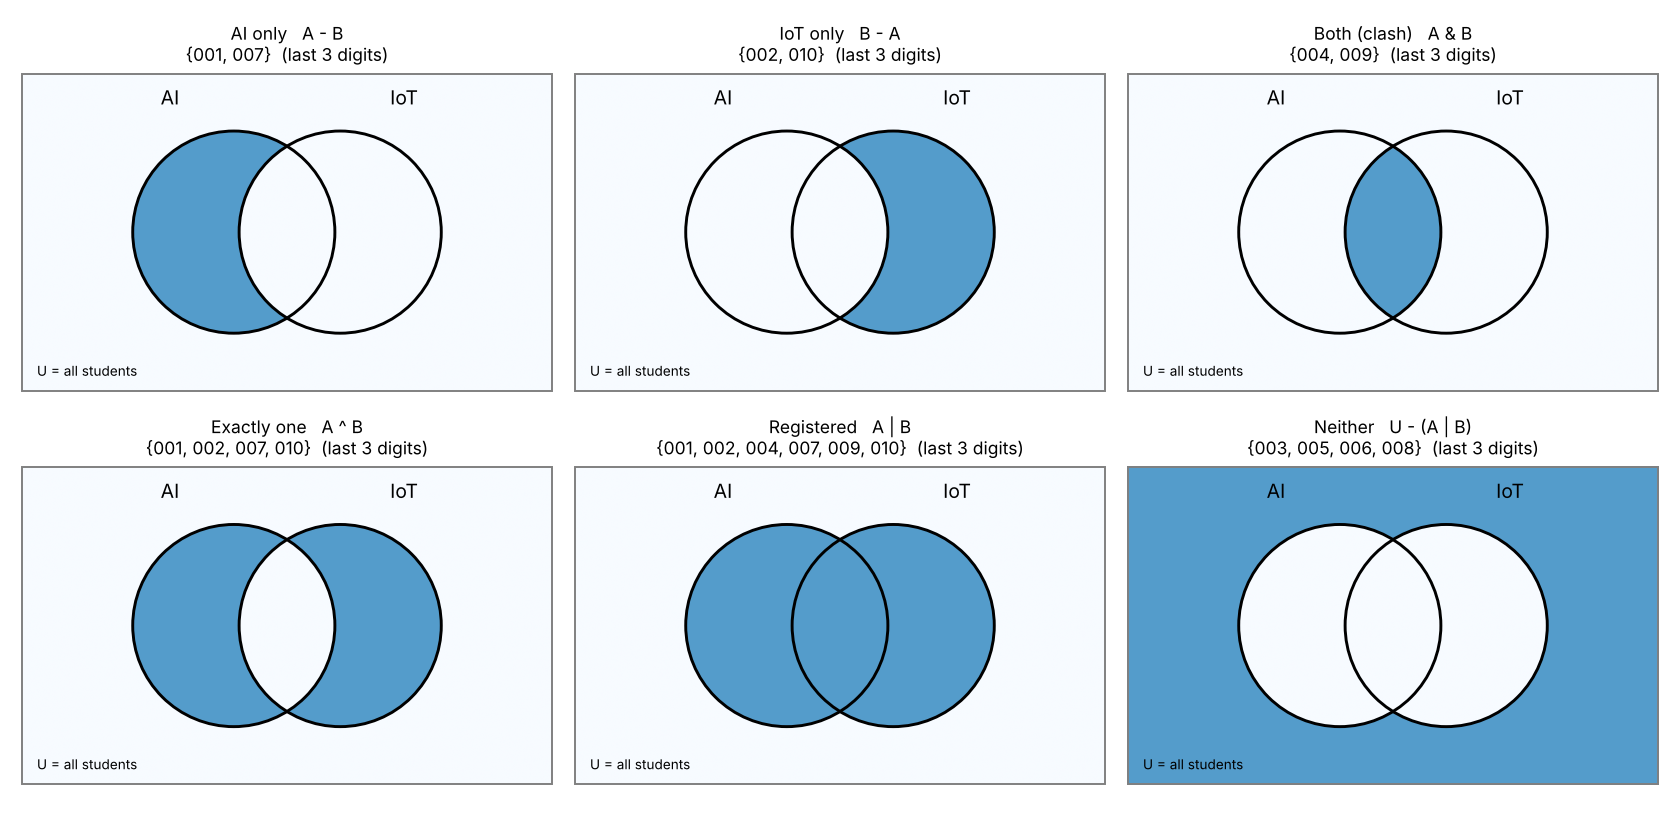

This figure's Python source:
"""Venn diagrams for each result of Q4 -> venn_diagrams.png"""
import numpy as np
import matplotlib
matplotlib.use("Agg")
import matplotlib.pyplot as plt

x, y = np.meshgrid(np.linspace(0, 10, 600), np.linspace(0, 6, 360))
A = (x - 4) ** 2 + (y - 3) ** 2 <= 1.9 ** 2
B = (x - 6) ** 2 + (y - 3) ** 2 <= 1.9 ** 2
panels = [("AI only   A - B", A & ~B, "{001, 007}"), ("IoT only   B - A", B & ~A, "{002, 010}"),
          ("Both (clash)   A & B", A & B, "{004, 009}"), ("Exactly one   A ^ B", A ^ B, "{001, 002, 007, 010}"),
          ("Registered   A | B", A | B, "{001, 002, 004, 007, 009, 010}"), ("Neither   U - (A | B)", ~(A | B), "{003, 005, 006, 008}")]
fig, axes = plt.subplots(2, 3, figsize=(12, 6))
for ax, (title, region, items) in zip(axes.ravel(), panels):
    ax.imshow(np.where(region, 1.0, 0.0), extent=(0, 10, 0, 6), origin="lower", cmap="Blues", vmin=0, vmax=1.6, alpha=.9)
    for cx, name in ((4, "AI"), (6, "IoT")):
        ax.add_patch(plt.Circle((cx, 3), 1.9, fill=False, ec="black", lw=1.5))
        ax.text(cx + (-1.2 if cx == 4 else 1.2), 5.4, name, ha="center", fontsize=10)
    ax.add_patch(plt.Rectangle((0.02, 0.02), 9.96, 5.96, fill=False, ec="gray"))
    ax.text(0.3, 0.3, "U = all students", fontsize=7)
    ax.set_title(title + "\n" + items + "  (last 3 digits)", fontsize=9)
    ax.set_xlim(0, 10); ax.set_ylim(0, 6); ax.axis("off")
plt.tight_layout(); plt.savefig("venn_diagrams.png", dpi=140)
print("saved venn_diagrams.png")
